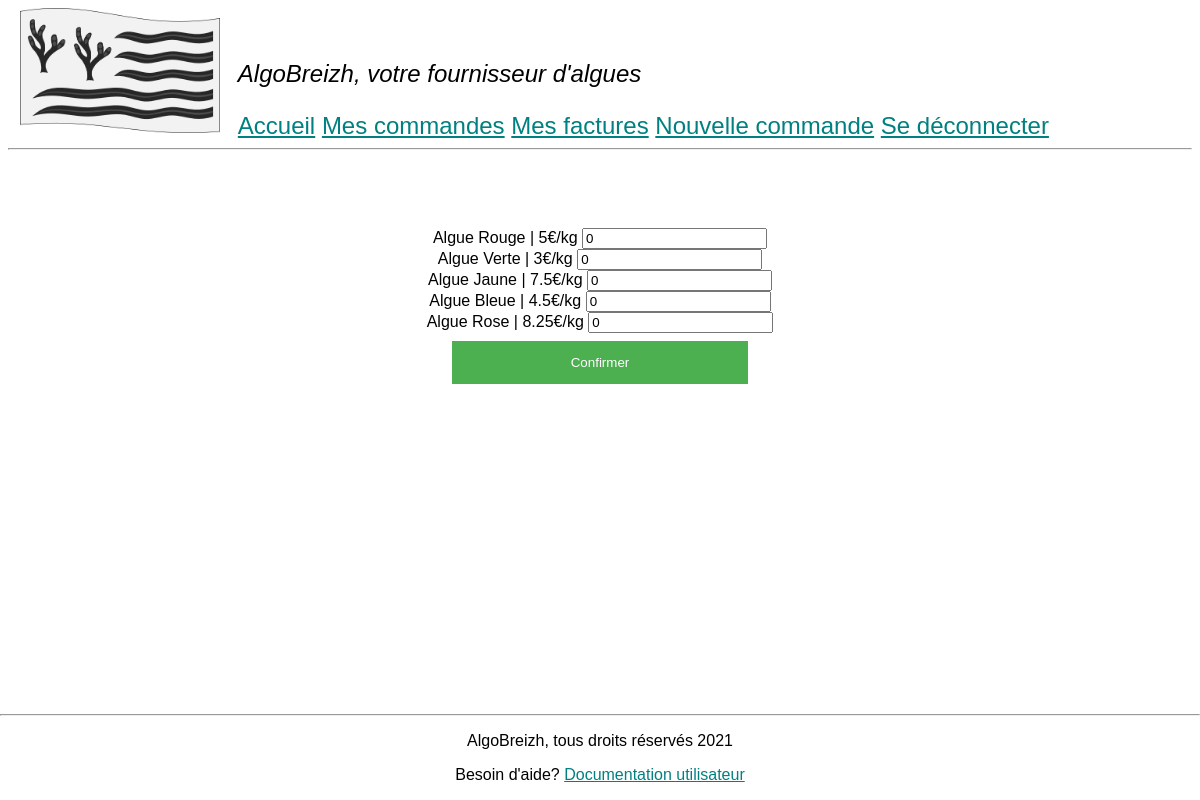
The page /index.php?action=commande (signed in) on the database its author committed.
### tables this page shows
CREATE TABLE IF NOT EXISTS `products` (
  `id` int(11) NOT NULL AUTO_INCREMENT,
  `name` varchar(50) NOT NULL,
  `price` float DEFAULT NULL,
  PRIMARY KEY (`id`)
);

### Controler/ctrlCommande.php (called while the page is built, shortened)
<?php
require_once 'Model/mdlCommande.php';
class ctrlCommande{
    private $commande;
    public function __construct(){
        $this->commande = new commande;
    }
    public function newCommande(){
        $products = $this->commande->getProducts();
        $vue = new View('newCommande');
        $vue->generer(array('produits' => $products));
    }
}

### index.php (called while the page is built, shortened)
<?php
$route = new Route();
$route->doRequest();

### Model/model.php (called while the page is built)
<?php
abstract class modele {
    private $bdd;
    protected function executerRequete($sql, $params = null) {
        if ($params == null) {
            $resultat = $this->getBdd()->query($sql);
        }
        else {
            $resultat = $this->getBdd()->prepare($sql);
            $resultat->execute($params);
        }
        return $resultat;
    }
    private function getBdd() {
        if ($this->bdd == null) {
            $this->bdd = new PDO('mysql:host=localhost;dbname=algobreizh_local;charset=utf8',
                    'matos', 'motdepasse',
                    array(PDO::ATTR_ERRMODE => PDO::ERRMODE_EXCEPTION));
        }
        return $this->bdd;
    }
}
?>

### Model/mdlCommande.php (called while the page is built, shortened)
<?php
require_once 'Model/model.php';
class commande extends modele{
    public function getProducts() {
        $sql = "SELECT id, name, price
                FROM products";
        $products = $this->executerRequete($sql)->fetchAll();
        return $products;
    }
}

### Vue/newCommande.php (the view, shortened to what this page needs)
<!doctype html>
    <html lang="fr">
        <head>
        </head>
        <body>
            <form action="index.php?action=confirmerCommande" method="post">
                <?php foreach ($produits as $product):?>
                    <label><?= $product['name'] ?> |</label>
                    <label><?= $product['price']?>€/kg</label>
                    <input type="number" placeholder="Quantité" name="Quantite<?= $product['id'] ?>" value="0" max=50> <br/>
                <?php endforeach; ?>
                <button type="submit" id="submit" value="confirmerCommande">Confirmer</button>
            </form>
        </body>

### Contenu/CSS/style2.css (style rules this page uses)
* { font-family: Arial, Helvetica, sans-serif; }
button { background-color: #4CAF50; color: white; padding: 14px 20px; margin: 8px 0; border: none; cursor: pointer; width: 25%; }

### rows shown on the page
products: name "Algue Rouge", price "5"
products: name "Algue Verte", price "3"
products: name "Algue Jaune", price "7.5"
products: name "Algue Bleue", price "4.5"
products: name "Algue Rose", price "8.25"
